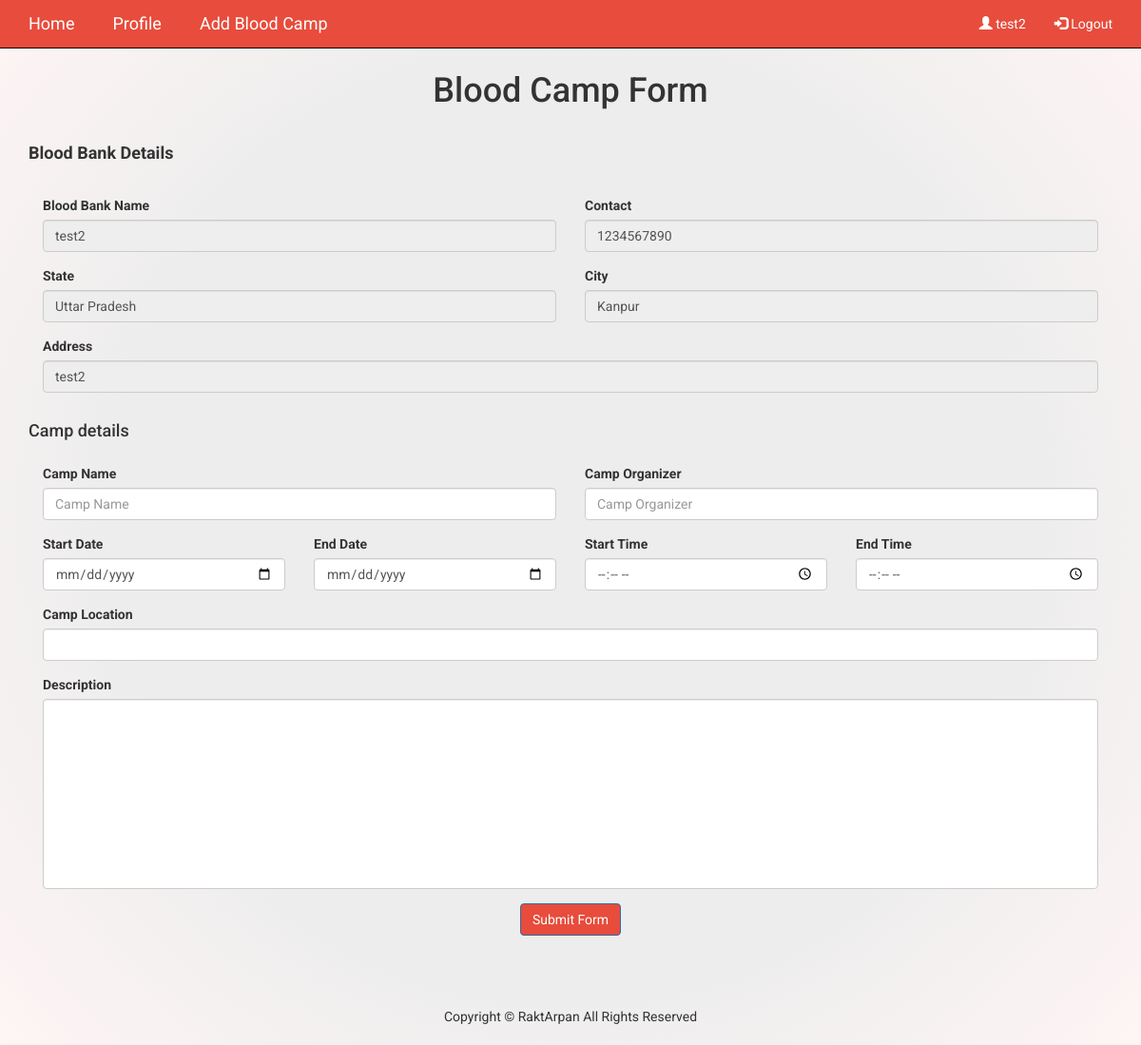
The page /user/blood_bank_dashboard/blood_camp (signed in) on the database its author committed.
### user/models.py (models this page shows, shortened)
class User(models.Model):
    user_id = models.AutoField(primary_key=True)
    blood_bank_name = models.CharField(max_length=120, blank=False)
    username = models.CharField(max_length=40, unique=True, blank=False)
    email = models.EmailField(max_length=100, unique=True, blank=False)
    password = models.CharField(max_length=100, blank=False)
    contact = models.CharField(max_length=10, default="N/A", blank=False)
    address = models.CharField(max_length=400, default="N/A", blank=False)
    roles = models.CharField(max_length=20, default="N/A", blank=False) #blood_bank : for role based restriction
    state = models.ForeignKey(State, on_delete=models.CASCADE,null=True,  default = None)
    city = models.ForeignKey(City, on_delete=models.CASCADE, null=True, default = None)

class State(models.Model):
    state_id = models.AutoField(primary_key=True)
    name = models.CharField(max_length=30, blank=False)
    def __str__(self):
        return str(self.state_id)

class City(models.Model):
    city_id = models.AutoField(primary_key=True)
    name = models.CharField(max_length=30, blank=False)
    state = models.ForeignKey(State, null=True,on_delete=models.CASCADE)
    def __str__(self):
        return str(self.city_id)

### user/views.py (the view)
# urls.py: path("blood_bank_dashboard/blood_camp", views.blood_camp, name="blood_camp"),
def blood_camp(request):
    user = IsLoggedIn(request)
    if user is None:
        messages.error(request, "Please login first to fill reimbursement form!")
        return HttpResponseRedirect("/user/logout")
    else:
        state_object = user.state
        city_object = user.city
        state = State.objects.filter(state_id=state_object.state_id)
        city = City.objects.filter(city_id=city_object.city_id)
        logger.info(f"{state} {city}")
        return render(
            request,
            "blood_camp.html",
            {
                "user": user,
                "state": state,
                "city": city,
            },
        )

### user/utils.py (called while the page is built)
def IsLoggedIn(request):
    if request.session.has_key("username"):
        try:
            user = User.objects.get(username=request.session["username"])
            return user
        except:
            return None
    else:
        return None

### user/templates/blood_camp.html (shortened to what this page needs)
<!DOCTYPE html>
<html lang="en">
<head>
    {% load static %}
    <link href="{% static 'css/bootstrap.min.css' %}" rel="stylesheet">
    <link href="{% static 'css/index.css' %}" rel="stylesheet">
</head>
<body>
    <div class="navbar navbar-inverse navbar-fixed-top">
        <div class="container navbar-1">
            <div class="navbar-header">
                <a class="navbar-brand" href="/user/blood_bank_dashboard" style="margin-right: 25px;">Home</a>
                <a class="navbar-brand" href="/user/blood_bank_dashboard/blood_bank_profile" style="margin-right: 25px;">Profile</a>
                <a class="navbar-brand" href="/user/blood_bank_dashboard/blood_camp" style="margin-right: 25px;">Add Blood Camp</a>
            </div>
            <div class="collapse navbar-collapse" id="myNavbar">
                <ul class="nav navbar-nav navbar-right">
                    <li><a href=""><span class = "glyphicon glyphicon-user"></span> {{ user.username }}</a></li>
                    <li><a href = "/user/logout"><span class = "glyphicon glyphicon-log-in"></span> Logout</a></li>
                </ul>
            </div>
        </div>
    </div>
    <div class="container-fluid">
        <div class="row">
            <main class="col-md-9 ml-sm-auto col-lg-12 px-md-4 py-4">
                <nav aria-label="breadcrumb">
                    <ol class="breadcrumb">
                        <li class="breadcrumb-item"><a href="#">Home</a></li>
                        <li class="breadcrumb-item active" aria-current="page">New Form</li>
                    </ol>
                </nav>
                <div class="card-header-1">
                    <h1>Blood Camp Form</h1>
                </div>
                <section>
                    <div class="container">
                        <h4 style="line-height: 50px;"><strong>Blood Bank Details</strong></h4>
                        <form style="margin-top: 20px;" id="reimbursement-form" method="post" action="/user/blood_bank_dashboard/blood_camp/formsubmit"
                            enctype="multipart/form-data">
                            <div class="form-row">
                                <div class="form-group col-md-6">
                                    <label for="inputEmail4">Blood Bank Name</label>
                                    <input type="text" class="form-control" id="inputEmail4" value="{{user.blood_bank_name}}"
                                        disabled>
                                </div>
                                <div class="form-group col-md-6">
                                    <label for="inputPassword4">Contact</label>
                                    <input type="text" class="form-control" id="inputPassword4" value="{{user.contact}}"
                                        disabled>
                                </div>
                            </div>
                            <div class="form-row">
                                <div class="form-group col-md-6">
                                    <label for="inputEmail4">State</label>
                                    <input type="text" class="form-control" id="inputEmail4"
                                        value="{{user.state.name}}" disabled>
                                </div>
                                <div class="form-group col-md-6">
                                    <label for="inputPassword4">City</label>
                                    <input type="text" class="form-control" id="inputPassword4"
                                        value="{{user.city.name}}" disabled>
                                </div>
                            </div>
                            <div class="form-row">
                                <div class="form-group col-md-12">
                                    <label for="inputAddress">Address</label>
                                    <input type="text" class="form-control" id="inputAddress" value="{{user.address}}"
                                        disabled>
                                </div>
                            </div>
                            <div class="push"></div>
                            <h4 style="line-height: 50px;">Camp details</h4>
                            <div class="mb-3">
                                <div class="form-row">
                                    <div class="form-group col-md-6">
                                        <label for="specialisation">Camp Name</label>
                                        <input type="text" class="form-control" id="specialisation"
                                            placeholder="Camp Name" autocomplete="off" name="camp_name" required>
                                    </div>
                                    <div class="form-group col-md-6">
                                        <label for="specialisation">Camp Organizer</label>
                                        <input type="text" class="form-control" id="specialisation"
                                            placeholder="Camp Organizer" autocomplete="off" name="camp_organizer" required>
                                    </div>
                                </div>
                                <div class="form-row">
                                    <div class="form-group col-md-3">
                                        <label for="inputPassword6">Start Date</label>
                                        <input type="date" class="form-control" placeholder="DD/MM/YYYY"
                                            autocomplete="off" id="con_date" name="start_date" required>
                                    </div>
                                    <div class="form-group col-md-3">
                                        <label for="inputPassword6">End Date</label>
                                        <input type="date" class="form-control" placeholder="DD/MM/YYYY"
                                            autocomplete="off" id="con_date" name="end_date" required>
                                    </div>
                                    <div class="form-group col-md-3">
                                        <label for="inputPassword6">Start Time</label>
                                        <input type="time" class="form-control" placeholder="00:00"
                                            autocomplete="off" id="con_date" name="start_time" required>
                                    </div>
                                    <div class="form-group col-md-3">
                                        <label for="inputPassword6">End Time</label>
                                        <input type="time" class="form-control" placeholder="00:00"
                                            autocomplete="off" id="con_date" name="end_time" required>
                                    </div>
                                </div>
                                <div class="form-row">
                                    <div class="form-group col-md-12">
                                        <label for="inputAddress">Camp Location</label>
                                        <input type="text" class="form-control" id="inputAddress" name="location">
                                    </div>
                                </div>
                                <div class="form-row">
                                    <div class="form-group col-md-12">
                                        <label for="inputEmail5">Description</label>
                                        <input height="100" type="text" class="form-control" id="description"
                                            autocomplete="off" name="description"
                                            required>
                                    </div>
                                </div>
                            </div>
                            <div class="mb-3" style="margin-top:50px;">
                                <div class="form-row">
                                    <div class="col-md-offset-4 col-md-4 form-group" align="center">
                                        <button type="submit" class="btn btn-primary">Submit Form</button>
                                    </div>
                </section>
            </main>
        </div>
    </div>
    <div class="push"></div>
    <footer>
        <div class="container">
            <center>
                <p>
                    Copyright &copy; RaktArpan All Rights Reserved
                </p>
            </center>
        </div>
    </footer>
</body>
</html>

### user/static/css/index.css (style rules this page uses)
html, body { width: 100%; height: 100%; margin: 0; font-family: 'Roboto', sans-serif; }
a { text-decoration: none; background-color: transparent; color: #444040; }
footer { background-color: none; color: #333; padding: 10px 0; height: 50px; width: 100%; }
footer, .push { height: 50px; }

### user/templates/blood_camp.html (style rules this page uses)
#description { height:200px; }
.btn { background-color: #E74C3C; color: #fff; }
.navbar-inverse { background-color: #E74C3C; }
.navbar-inverse .navbar-nav>li>a { color: #fff; }
.navbar-inverse .navbar-brand { color: #fff; }
.card-header-1 { display:flex; align-items:center; justify-content:center; }
body { background: rgb(237,237,237); background: radial-gradient(circle, rgba(237,237,237,1) 59%, rgba(255,245,245,1) 100%); }

### rows shown on the page
User: username "test2", blood_bank_name "test2", contact "1234567890", state.name "Uttar Pradesh", city.name "Kanpur", address "test2"
